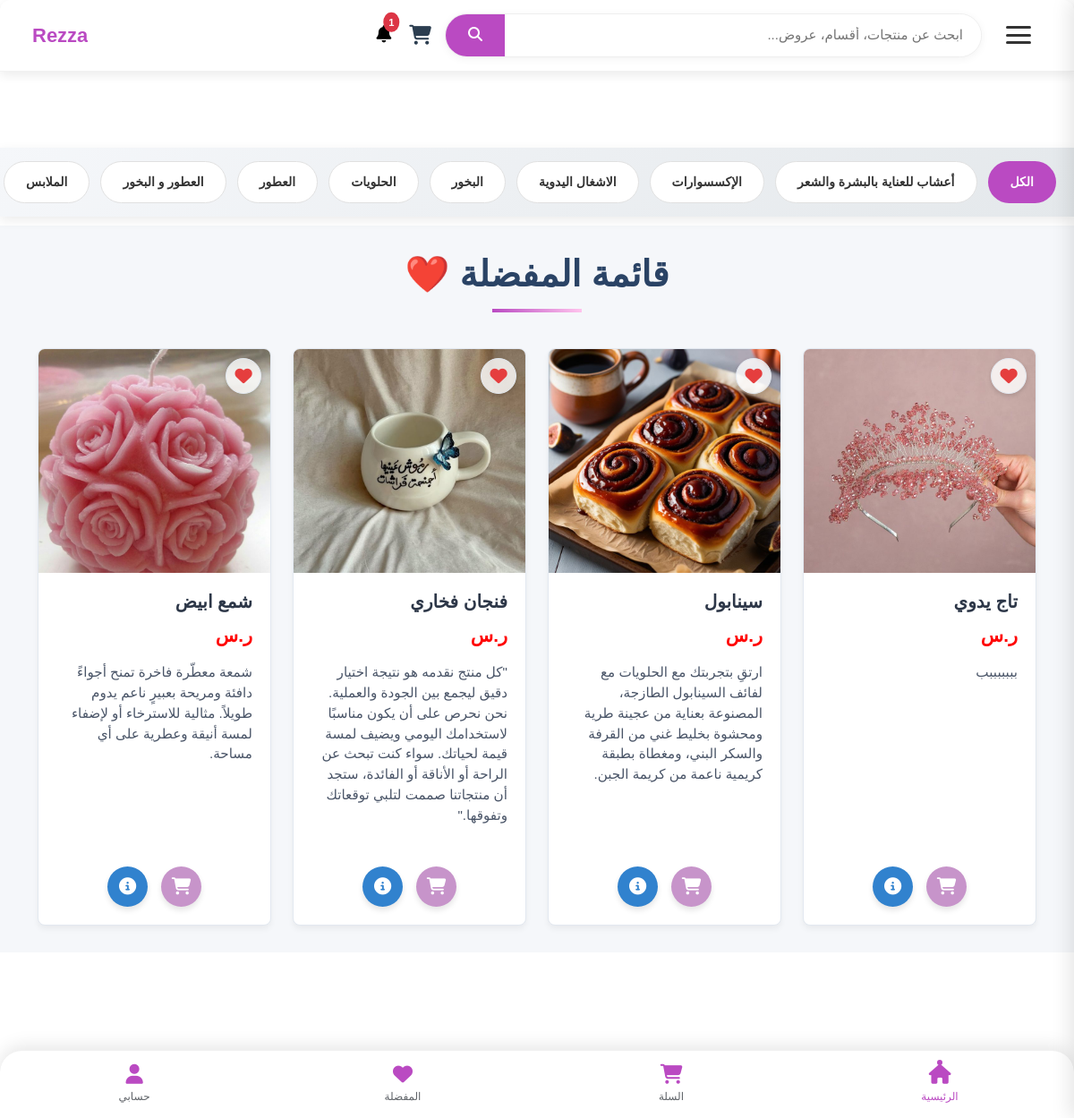
The page /wishlist (signed in) on the database as committed earlier.
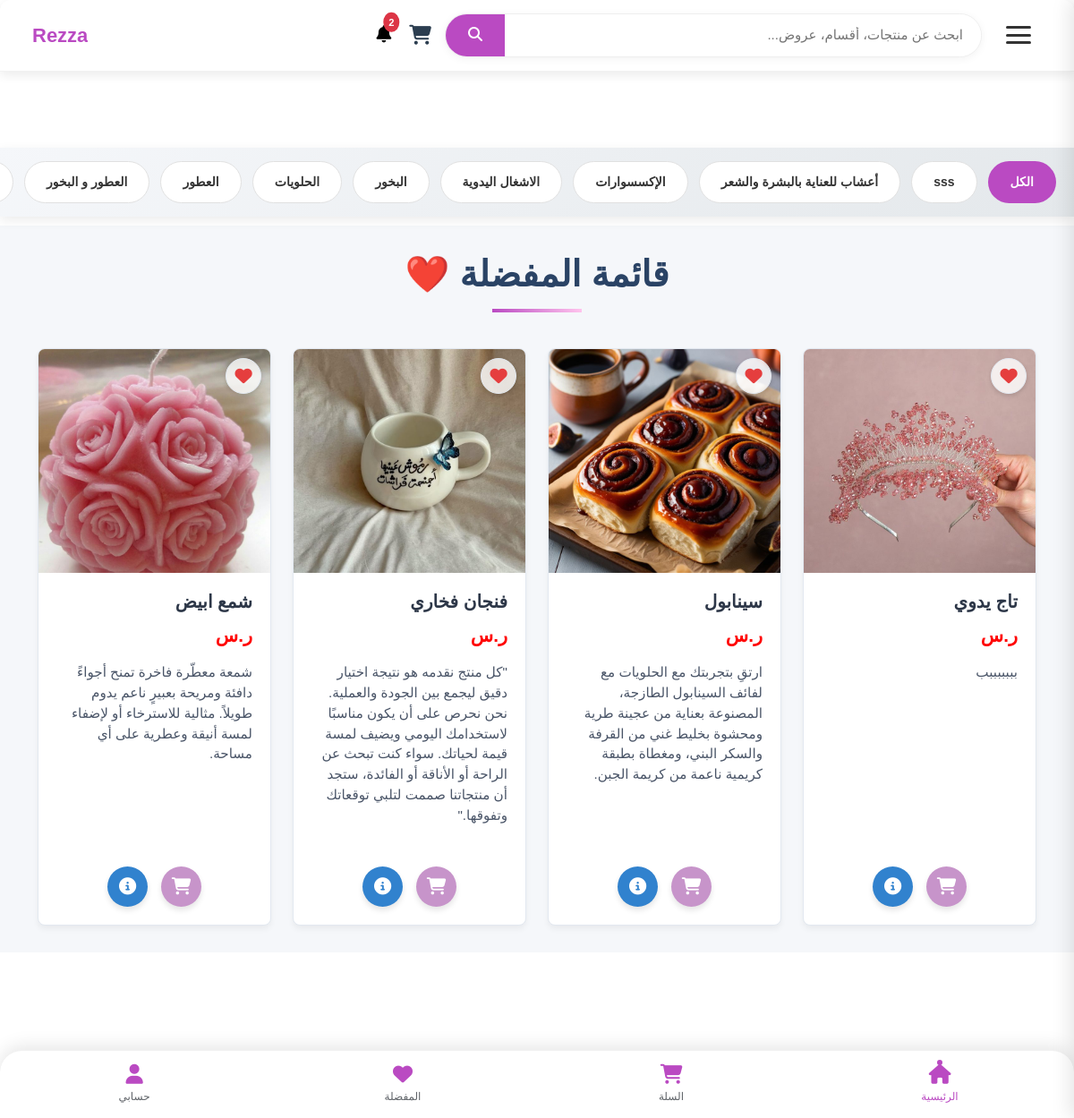
The same page on the database as committed later.
### tables this page shows
CREATE TABLE category (
    id INTEGER PRIMARY KEY AUTOINCREMENT,
    name TEXT  NULL,
    parent_id INTEGER,
    image TEXT, is_active INTEGER DEFAULT 0, view_count INTEGER DEFAULT 0,
    FOREIGN KEY (parent_id) REFERENCES categories (id) ON DELETE SET NULL
);

CREATE TABLE product (
    id INTEGER PRIMARY KEY AUTOINCREMENT,
    name VARCHAR(255) NULL,
    image VARCHAR(500),
    description TEXT,
    category_id INTEGER NOT NULL,  -- القسم الفرعي
    seller_id INTEGER NOT NULL,  -- صاحب المنتج
    address_id INTEGER NULL,  -- عنوان صاحب المنتج
    price_id INTEGER,
    stock_id INTEGER,
    featured BOOLEAN DEFAULT 1,
    FOREIGN KEY (category_id) REFERENCES category(id),
    FOREIGN KEY (seller_id) REFERENCES sellers(id),
    FOREIGN KEY (address_id) REFERENCES seller_address(id),
    FOREIGN KEY (price_id) REFERENCES prices(id),
    FOREIGN KEY (stock_id) REFERENCES stock(id)
);

### user_routes.py (the view)
@user_bp.route('/wishlist')
def wishlist():
    user_id = request.cookies.get('user_auth') # 🟢 الحصول من الكوكي
    if not user_id:
        flash('يجب تسجيل الدخول لعرض المفضلة', 'warning')
        return redirect(url_for('user.login'))
    conn = get_db_connection()
    liked_products = conn.execute('''
        SELECT product.* FROM product
        JOIN likes ON product.id = likes.product_id
        WHERE likes.user_id = ?
    ''', (user_id,)).fetchall() # 🟢 استخدام user_id
    conn.close()
    return render_template('wishlist.html', products=liked_products)

### app.py (called while the page is built)
def get_db_connection():
    conn = sqlite3.connect('database/Eshop.db') # أو sqlite3.connect(app.config['DATABASE'])
    conn.row_factory = sqlite3.Row
    return conn

@app.context_processor
def inject_categories():
    conn = get_db_connection()
    cursor = conn.cursor()
    try:
        cursor.execute("""
            SELECT id, name, parent_id, image
            FROM category
            WHERE parent_id IS NULL
            ORDER BY name
        """)
        main_categories = cursor.fetchall()
        cursor.execute("SELECT id, name, parent_id, image FROM category ORDER BY name")
        all_categories = cursor.fetchall()
        return {
            'main_categories': main_categories,
            'all_categories': all_categories
        }
    finally:
        conn.close()

@app.context_processor
def inject_sellers():
    conn = get_db_connection()
    sellers = conn.execute('SELECT id, store_name FROM sellers').fetchall()
    conn.close()
    return dict(sellers=sellers)

@app.context_processor
def inject_notifications():
    notifications_data = {'unread_notifications_count': 0}
    if not has_request_context():
        return notifications_data
    try:
        user_id = request.cookies.get('user_auth')
        if user_id and user_id.isdigit():
            conn = get_db_connection()
            try:
                count = conn.execute(
                    "SELECT COUNT(*) FROM notifications WHERE user_id = ? AND is_read = 0",
                    (int(user_id),)
                ).fetchone()[0]
                notifications_data['unread_notifications_count'] = count
            except Exception as e:
                app.logger.error(f"Error fetching notifications: {e}")
            finally:
                conn.close()
    except Exception as e:
        app.logger.error(f"Error in notification processor: {e}")
    return notifications_data

### user_routes.py (called while the page is built)
def get_db_connection():
    conn = sqlite3.connect('database/Eshop.db')
    conn.row_factory = sqlite3.Row
    return conn

### templates/wishlist.html (shortened to what this page needs)
{% include 'header.html' %}
<div class="modern-products">
    <div class="container">
        <h1 class="modern-title">قائمة المفضلة ❤️</h1>
        <div class="row">
            {% if products %}
                {% for product in products %}
                <div class="col-6 col-md-6 col-lg-4 col-xl-3">
                    <div class="modern-card">
                        <div class="modern-img-container">
                                                <a href="{{ url_for('product.product_details', product_id=product.id) }}" class="modern-card-link">
                            <img src="{{ url_for('static', filename=product.image.replace('static/', '')) }}"
                            alt="{{ product.name }}" class="modern-img">
                        </div>
                        <div class="modern-card-body">
                            <h5 class="modern-product-title">{{ product.name }}</h5>
                            <button class="like-btn liked" data-product-id="{{ product.id }}">
                                <i class="fa fa-heart"></i>
                            </button>
                            <p class="modern-product-price">
                                ر.س {{ product.profit_price }}
                            </p>
                            <p class="modern-product-desc">{{ product.description }}</p>
                            <div class="modern-btn-group">
                                <form method="POST" action="{{ url_for('cart.add_to_cart', product_id=product.id) }}" class="d-inline">
                                    <button type="submit" class="modern-btn modern-btn-primary">
                                        <i class="fa fa-shopping-cart"></i>
                                    </button>
                                </form>
                                <a href="{{ url_for('product.product_details', product_id=product.id) }}"
                                   class="modern-btn modern-btn-secondary">
                                    <i class="fa fa-info-circle"></i>
                                </a>
                            </div>
                        </div>
                    </div>
                </div>
                {% endfor %}
            {% endif %}
        </div>
    </div>
</div>
{% include 'footer.html' %}

### templates/header.html (shortened to what this page needs)
<!DOCTYPE html>
<html lang="ar" dir="rtl">
<head>
    <link rel="stylesheet" href="{{ url_for('static', filename='style/css/nice-select.css') }}">
    <link rel="stylesheet" href="{{ url_for('static', filename='style/css/jquery-ui.min.css') }}">
    <link rel="stylesheet" href="{{ url_for('static', filename='style/css/owl.carousel.min.css') }}">
    <link rel="stylesheet" href="{{ url_for('static', filename='style/css/slicknav.min.css') }}">
    <link href="https://cdn.jsdelivr.net/npm/bootstrap@5.3.0/dist/css/bootstrap.min.css" rel="stylesheet">
    <link rel="stylesheet" href="https://cdnjs.cloudflare.com/ajax/libs/font-awesome/4.7.0/css/font-awesome.min.css">
    <link rel="stylesheet" href="{{ url_for('static', filename='style/css/index.css')}}">
    <link rel="stylesheet" href="{{ url_for('static', filename='style/css/header.css')}}">
    <link rel="stylesheet" href="{{ url_for('static', filename='style/css/shop_u.css')}}">
    <link rel="stylesheet" href="{{ url_for('static', filename='style/css/user.css')}}">
</head>
<body>
    <header class="premium-header">
        <button class="menu-toggle" id="menuToggle" aria-label="فتح القائمة">
            <div class="hamburger">
                <span class="bar"></span>
                <span class="bar"></span>
                <span class="bar"></span>
            </div>
        </button>
<div class="search-bar">
    <form class="search-form" action="{{ url_for('search_bp.search_products') }}" method="GET">
        <input type="text" class="search-input" placeholder="ابحث عن منتجات، أقسام، عروض..." name="q"
            id="search-input" autocomplete="off">
        <button type="submit" class="search-button">
            <i class="fas fa-search"></i>
        </button>
    </form>
</div>
        <div class="nav-tools">
            <a href="{{ url_for('cart.view_cart') }}" class="nav-icon">
                <i class="fas fa-shopping-cart"></i>
            </a>
        </div>
<a class="nav-link position-relative {% if unread_notifications_count > 0 %}has-notifications{% endif %}"
    href="{{ url_for('order.user_notifications') }}" id="navbarNotifications">
    <i class="fas fa-bell"></i>
    {% if unread_notifications_count > 0 %}
    <span id="navbar-notification-count"
          class="position-absolute translate-middle">
        {{ unread_notifications_count }}
    </span>
    {% endif %}
</a>
        <a href="{{ url_for('product.index') }}" class="brand">
            <span class="brand-name">Rezza</span>
            </a>
    </header>
    <main class="main-content">
        </main>
{% if main_categories %}
{% if main_categories %}
<div class="category-scroll-navbar">
    <div class="category-links-container">
        <a href=""
        class="category-link">الكل</a>
        {% for category in main_categories %}
            {% set has_subcategories = category.subcategories|length > 0 if category.subcategories is defined else false %}
            {% if has_subcategories %}
                <a href="{{ url_for('product.show_subcategories', category_id=category.id) }}"
                   class="category-link has-subcategories">
                    {{ category.name }}
                </a>
            {% else %}
                <a href="{{ url_for('product.show_products_by_category', category_id=category.id) }}"
                   class="category-link">
                    {{ category.name }}
                </a>
            {% endif %}
        {% endfor %}
    </div>
</div>
{% endif %}
{% endif %}

### templates/footer.html (shortened to what this page needs)
<link rel="stylesheet" href="https://cdnjs.cloudflare.com/ajax/libs/font-awesome/6.4.0/css/all.min.css">
<div class="main-content">
<div class="modern-footer">
    <a href="{{ url_for('product.index') }}" class="footer-item active">
        <i class="fas fa-home footer-icon"></i>
        <span class="footer-label">الرئيسية</span>
    </a>
    <a href="{{ url_for('cart.view_cart') }}" class="footer-item">
        <i class="fas fa-shopping-cart footer-icon"></i>
        <span class="footer-label">السلة</span>
    </a>
    <a href="{{ url_for('user.wishlist') }}" class="footer-item">
        <i class="fas fa-heart footer-icon"></i>
        <span class="footer-label">المفضلة</span>
    </a>
    <a href="{{ url_for('user.profile') }}" class="footer-item">
        <i class="fas fa-user footer-icon"></i>
        <span class="footer-label">حسابي</span>
    </a>
</div>

### static/style/css/index.css (style rules this page uses)
:root { --primary-color: #ba4ac2; --secondary-color: #ffc4ed; --accent-color: #ba4ac2; --dark-color: #333; --light-color: #f8f9fa; --text-color: #333; --shadow: 0 4px 12px rgba(0,0,0,0.1); --transition: all 0.3s ease; --footer-bg: #ffffff; --footer-text: #5f6368; --active-color: var(--primary-color); --footer-shadow: 0 -4px 20px rgba(0,0,0,0.1); --success-color: #4cc9f0; --border-radius: 12px; --box-shadow: 0 10px 30px rgba(0, 0, 0, 0.1); }
* { margin: 0; padding: 0; box-sizing: border-box; font-family: 'Tajawal', sans-serif; }
body { background-color: #ffffff; color: var(--text-color); padding-bottom: 90px; }
a { text-decoration: none; color: inherit; transition: var(--transition); }
.main-content { padding: 15px; max-width: 1200px; margin: 0 auto; padding-bottom: 70px; }
.modern-footer { position: fixed; bottom: 0; left: 0; right: 0; background: var(--footer-bg); display: flex; justify-content: space-around; align-items: center; padding: 15px 0; box-shadow: var(--footer-shadow); z-index: 1000; border-radius: 25px 25px 0 0; border-top: 1px solid rgba(0,0,0,0.05); }
.footer-item { text-align: center; color: var(--footer-text); text-decoration: none; transition: var(--transition); position: relative; flex: 1; max-width: 25%; }
.footer-item.active { color: var(--active-color); }
.footer-icon { color:var(--primary-color); font-size: 22px; margin-bottom: 5px; transition: var(--transition); }
.footer-label { font-size: 12px; display: block; font-weight: 500; transition: var(--transition); }
.footer-item::before { content: ''; position: absolute; top: -10px; left: 50%; transform: translateX(-50%); width: 6px; height: 6px; background: var(--active-color); border-radius: 50%; opacity: 0; transition: all 0.3s ease; }
.footer-item.active::before { opacity: 1; top: -5px; }

### static/style/css/shop_u.css (style rules this page uses)
* { margin: 0; padding: 0; box-sizing: border-box; font-family: 'Tajawal', sans-serif; }
.modern-products { padding: 30px 0; background-color: #fefafd; font-family: 'Segoe UI', Tahoma, Geneva, Verdana, sans-serif; margin: 10px 0; }
.modern-title { text-align: center; margin-bottom: 40px; color: #000000; font-size: 2.5rem; font-weight: 700; position: relative; }
.modern-title:after { content: ''; display: block; width: 100px; height: 4px; background: linear-gradient(90deg, var(--primary-color), var(--secondary-color)); ; margin: 15px auto 0; }
.modern-card { background: white; border-radius: 8px; overflow: hidden; box-shadow: 0 4px 6px rgba(0, 0, 0, 0.05); transition: all 0.3s ease; margin-bottom: 30px; border: 1px solid #e2e8f0; display: flex; flex-direction: column; height: 100%; position: relative; }
.modern-img-container { width: 100%; height: 250px; display: flex; align-items: center; justify-content: center; overflow: hidden; }
.modern-img { width: 100%; height: 100%; display: block; transition: transform 0.5s ease; object-fit: cover; }
.modern-card-body { padding: 20px; flex-grow: 1; display: flex; flex-direction: column; }
.modern-product-title { font-size: 1.25rem; color: #2d3748; margin-bottom: 10px; font-weight: 600; }
.modern-product-desc { color: #4a5568; font-size: 0.95rem; margin-bottom: 15px; line-height: 1.5; flex-grow: 1; }
.modern-product-price { font-size: 1.3rem; color: #ff0202; font-weight: 600; margin-bottom: 15px; }
.modern-btn-group { display: flex; gap: 15px; justify-content: center; margin-top: auto; }
.modern-btn { width: 45px; height: 45px; border-radius: 50%; display: flex; align-items: center; justify-content: center; font-size: 1.2rem; transition: all 0.3s ease; box-shadow: 0 4px 6px rgba(0, 0, 0, 0.1); border: none; }
.modern-btn-primary { background-color: #c794ca; color: #fff; }
.modern-btn-secondary { background-color: #3182CE; color: #fff; }
.like-btn { position: absolute; top: 10px; right: 10px; background: rgba(255, 255, 255, 0.8); border: 1px solid #e2e8f0; width: 40px; height: 40px; border-radius: 50%; display: flex; align-items: center; justify-content: center; font-size: 1.2rem; cursor: pointer; transition: all 0.3s ease; box-shadow: 0 2px 5px rgba(0, 0, 0, 0.15); z-index: 10; }
.like-btn i { color: #a0aec0; transition: color 0.3s ease; }
.like-btn.liked i { color: #e53e3e; }

Rows that differ between the two databases and show on the page:
no longer on this page (row unchanged): category: name "الملابس"
added category: name "sss"
Other text that changed with them:
{{ unread_notifications_count }}: "1" → "2"
